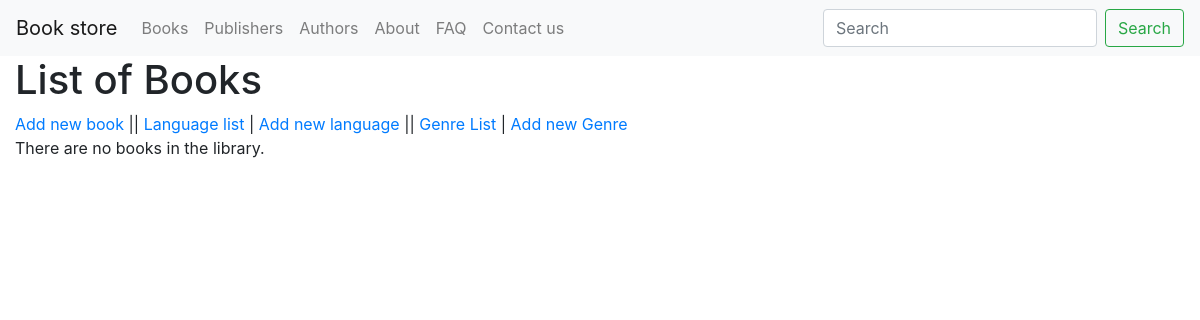
The page /book/all/ on the database as committed earlier.
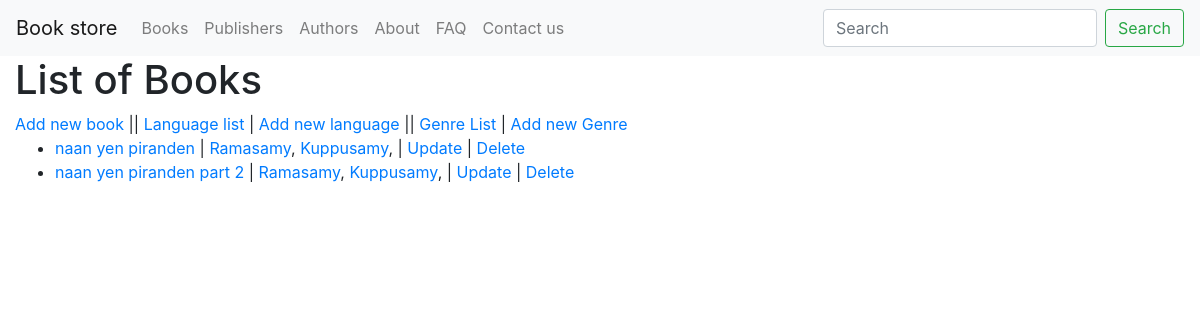
The same page on the database as committed later.
### book/models.py (models this page shows, shortened)
class Book(models.Model):
	class BookTypeChoices(models.TextChoices):
		EBOOK = 'EB', ('e-book')
		PAPERBACK = 'PB', ('Paperback')
		HARDBOUND = 'HB', ('Hardbound')
	title = models.CharField(max_length = 100)
	summary = models.CharField(max_length = 300, null=True, blank=True)
	language = models.ForeignKey(Language, related_name='bookLanguage', on_delete=models.CASCADE, null=True, blank=True)
	genre = models.ManyToManyField(Genre, related_name='bookGenre')
	book_type = models.CharField(max_length=2,
                            choices=BookTypeChoices.choices,
                            default=BookTypeChoices.PAPERBACK,)
	isbn = models.CharField(max_length = 20)
	pages = models.IntegerField()
	author = models.ManyToManyField(Author)
	publisher = models.ForeignKey(Publisher, related_name='bookPublisher', on_delete=models.CASCADE, null=True, blank=True)
	slug = AutoSlugField(unique = True, populate_from='title', db_index=True, editable = True, null=True, blank=True)
	created_by = models.TextField(null=True, blank=True) # User related
	updated_by = models.TextField(null=True, blank=True) # User related
	created_on = models.DateTimeField(auto_now_add=True)
	last_updated_on = models.DateTimeField(auto_now=True)
	objects = BookManager()
	class Meta:
		pass
	def get_absolute_url(self):
		return reverse("book:book_detail", args=[str(self.slug)])
	def get_update_url(self):
		return reverse("book:book_update", args=[str(self.slug)])

### author/models.py (models this page shows, shortened)
class Author(models.Model):
	name = models.CharField(max_length = 100)
	country = models.CharField(max_length = 200)
	slug = AutoSlugField(unique = True, populate_from='name', db_index=True, editable = True, null=True, blank=True)
	created_by = models.TextField(null=True, blank=True) # User related
	updated_by = models.TextField(null=True, blank=True) # User related
	created_on = models.DateTimeField(auto_now_add=True)
	last_updated_on = models.DateTimeField(auto_now=True)
	objects = AuthorManager()
	class Meta:
		pass
	def __str__(self):
		return str(self.name)

### book/views.py (the view)
# urls.py: path('all/', BookListView.as_view(), name='book_list'),
class BookListView(ListView):
    model = Book
    context_object_name = 'book_list'
    template_name = 'book/book_list.html'

### templates/book/book_list.html
{% extends "base.html" %}
{% block content %}
    <h1>List of Books</h1>
<a href="{% url 'book:book_create' %}">Add new book</a>  ||
<a href="{% url 'book:language_list' %}">Language list</a> | <a href="{% url 'book:language_create' %}">Add new language</a>  ||
<a href="{% url 'book:genre_list' %}">Genre List</a> | <a href="{% url 'book:genre_create' %}">Add new Genre</a>
    {% if book_list %}
    <ul>
      {% for book in book_list %}
      <li>
        <a href="{{ book.get_absolute_url }}">{{ book.title }}</a> | {% for author in book.author.all %}
 <a href="{% url 'author:author_detail' author.slug %}">{{ author }}</a>,
{% endfor %}  | <a href="{{ book.get_update_url }}">Update</a> | <a href="{% url 'book:book_delete' book.slug %}">Delete</a>
      </li>
      {% endfor %}</p>
    </ul>
    {% else %}
      <p>There are no books in the library.</p>
    {% endif %}
{% endblock %}

Rows that differ between the two databases and show on the page:
added Book: title "naan yen piranden"
now on this page (row edited): Author: name "Ramasamy"
now on this page (row unchanged): Author: name "Kuppusamy"
added Book: title "naan yen piranden part 2"
Other text that changed with them:
text no longer shown: "There are no books in the library."
